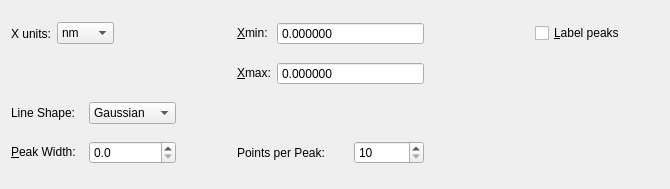
<?xml version="1.0" encoding="UTF-8"?>
<ui version="4.0">
 <class>Tab_UV</class>
 <widget class="QWidget" name="Tab_UV">
  <property name="geometry">
   <rect>
    <x>0</x>
    <y>0</y>
    <width>670</width>
    <height>189</height>
   </rect>
  </property>
  <property name="windowTitle">
   <string>Spectra Tab</string>
  </property>
  <layout class="QGridLayout" name="gridLayout">
   <item row="0" column="0">
    <widget class="QLabel" name="label_4">
     <property name="text">
      <string>X units:</string>
     </property>
    </widget>
   </item>
   <item row="0" column="1" colspan="2">
    <widget class="QComboBox" name="combo_XUnit">
     <item>
      <property name="text">
       <string>nm</string>
      </property>
     </item>
     <item>
      <property name="text">
       <string>eV</string>
      </property>
     </item>
     <item>
      <property name="text">
       <string>cm-1</string>
      </property>
     </item>
    </widget>
   </item>
   <item row="0" column="3">
    <spacer name="horizontalSpacer_4">
     <property name="orientation">
      <enum>Qt::Horizontal</enum>
     </property>
     <property name="sizeHint" stdset="0">
      <size>
       <width>21</width>
       <height>20</height>
      </size>
     </property>
    </spacer>
   </item>
   <item row="0" column="6">
    <widget class="QLabel" name="label_10">
     <property name="sizePolicy">
      <sizepolicy hsizetype="Fixed" vsizetype="Fixed">
       <horstretch>0</horstretch>
       <verstretch>0</verstretch>
      </sizepolicy>
     </property>
     <property name="text">
      <string>&amp;Xmin:</string>
     </property>
     <property name="buddy">
      <cstring>spin_FWHM</cstring>
     </property>
    </widget>
   </item>
   <item row="0" column="7" colspan="2">
    <widget class="QDoubleSpinBox" name="spin_Xmin">
     <property name="sizePolicy">
      <sizepolicy hsizetype="Minimum" vsizetype="Fixed">
       <horstretch>0</horstretch>
       <verstretch>0</verstretch>
      </sizepolicy>
     </property>
     <property name="buttonSymbols">
      <enum>QAbstractSpinBox::NoButtons</enum>
     </property>
     <property name="keyboardTracking">
      <bool>false</bool>
     </property>
     <property name="decimals">
      <number>6</number>
     </property>
     <property name="maximum">
      <double>1000000000.000000000000000</double>
     </property>
     <property name="singleStep">
      <double>0.000001000000000</double>
     </property>
    </widget>
   </item>
   <item row="0" column="9">
    <spacer name="horizontalSpacer_2">
     <property name="orientation">
      <enum>Qt::Horizontal</enum>
     </property>
     <property name="sizeHint" stdset="0">
      <size>
       <width>117</width>
       <height>20</height>
      </size>
     </property>
    </spacer>
   </item>
   <item row="0" column="10">
    <widget class="QCheckBox" name="cb_labelPeaks">
     <property name="sizePolicy">
      <sizepolicy hsizetype="Fixed" vsizetype="Fixed">
       <horstretch>0</horstretch>
       <verstretch>0</verstretch>
      </sizepolicy>
     </property>
     <property name="text">
      <string>&amp;Label peaks</string>
     </property>
     <property name="checked">
      <bool>false</bool>
     </property>
    </widget>
   </item>
   <item row="0" column="11">
    <spacer name="horizontalSpacer">
     <property name="orientation">
      <enum>Qt::Horizontal</enum>
     </property>
     <property name="sizeHint" stdset="0">
      <size>
       <width>40</width>
       <height>20</height>
      </size>
     </property>
    </spacer>
   </item>
   <item row="1" column="0" colspan="5">
    <spacer name="horizontalSpacer_5">
     <property name="orientation">
      <enum>Qt::Horizontal</enum>
     </property>
     <property name="sizeHint" stdset="0">
      <size>
       <width>198</width>
       <height>20</height>
      </size>
     </property>
    </spacer>
   </item>
   <item row="1" column="6">
    <widget class="QLabel" name="label_11">
     <property name="sizePolicy">
      <sizepolicy hsizetype="Fixed" vsizetype="Fixed">
       <horstretch>0</horstretch>
       <verstretch>0</verstretch>
      </sizepolicy>
     </property>
     <property name="text">
      <string>&amp;Xmax:</string>
     </property>
     <property name="buddy">
      <cstring>spin_FWHM</cstring>
     </property>
    </widget>
   </item>
   <item row="1" column="7" colspan="2">
    <widget class="QDoubleSpinBox" name="spin_Xmax">
     <property name="sizePolicy">
      <sizepolicy hsizetype="Minimum" vsizetype="Fixed">
       <horstretch>0</horstretch>
       <verstretch>0</verstretch>
      </sizepolicy>
     </property>
     <property name="buttonSymbols">
      <enum>QAbstractSpinBox::NoButtons</enum>
     </property>
     <property name="keyboardTracking">
      <bool>false</bool>
     </property>
     <property name="decimals">
      <number>6</number>
     </property>
     <property name="maximum">
      <double>1000000000.000000000000000</double>
     </property>
     <property name="singleStep">
      <double>0.000001000000000</double>
     </property>
    </widget>
   </item>
   <item row="1" column="10" rowspan="2" colspan="2">
    <spacer name="verticalSpacer_2">
     <property name="orientation">
      <enum>Qt::Vertical</enum>
     </property>
     <property name="sizeHint" stdset="0">
      <size>
       <width>20</width>
       <height>66</height>
      </size>
     </property>
    </spacer>
   </item>
   <item row="2" column="0" colspan="2">
    <widget class="QLabel" name="label_2">
     <property name="text">
      <string>Line Shape:</string>
     </property>
    </widget>
   </item>
   <item row="2" column="2" colspan="2">
    <widget class="QComboBox" name="combo_lineShape">
     <item>
      <property name="text">
       <string>Gaussian</string>
      </property>
     </item>
     <item>
      <property name="text">
       <string>Lorentzian</string>
      </property>
     </item>
    </widget>
   </item>
   <item row="2" column="4">
    <spacer name="horizontalSpacer_6">
     <property name="orientation">
      <enum>Qt::Horizontal</enum>
     </property>
     <property name="sizeHint" stdset="0">
      <size>
       <width>1</width>
       <height>20</height>
      </size>
     </property>
    </spacer>
   </item>
   <item row="2" column="5" rowspan="2">
    <spacer name="verticalSpacer">
     <property name="orientation">
      <enum>Qt::Vertical</enum>
     </property>
     <property name="sizeHint" stdset="0">
      <size>
       <width>20</width>
       <height>66</height>
      </size>
     </property>
    </spacer>
   </item>
   <item row="2" column="6" colspan="3">
    <spacer name="horizontalSpacer_3">
     <property name="orientation">
      <enum>Qt::Horizontal</enum>
     </property>
     <property name="sizeHint" stdset="0">
      <size>
       <width>212</width>
       <height>20</height>
      </size>
     </property>
    </spacer>
   </item>
   <item row="3" column="0" colspan="2">
    <widget class="QLabel" name="label_9">
     <property name="sizePolicy">
      <sizepolicy hsizetype="Fixed" vsizetype="Fixed">
       <horstretch>0</horstretch>
       <verstretch>0</verstretch>
      </sizepolicy>
     </property>
     <property name="text">
      <string>&amp;Peak Width:</string>
     </property>
     <property name="buddy">
      <cstring>spin_FWHM</cstring>
     </property>
    </widget>
   </item>
   <item row="3" column="2" colspan="2">
    <widget class="QDoubleSpinBox" name="spin_FWHM">
     <property name="sizePolicy">
      <sizepolicy hsizetype="Minimum" vsizetype="Fixed">
       <horstretch>0</horstretch>
       <verstretch>0</verstretch>
      </sizepolicy>
     </property>
     <property name="keyboardTracking">
      <bool>false</bool>
     </property>
     <property name="decimals">
      <number>1</number>
     </property>
     <property name="maximum">
      <double>1000.000000000000000</double>
     </property>
     <property name="singleStep">
      <double>0.500000000000000</double>
     </property>
    </widget>
   </item>
   <item row="3" column="4">
    <spacer name="horizontalSpacer_7">
     <property name="orientation">
      <enum>Qt::Horizontal</enum>
     </property>
     <property name="sizeHint" stdset="0">
      <size>
       <width>1</width>
       <height>20</height>
      </size>
     </property>
    </spacer>
   </item>
   <item row="3" column="6" colspan="2">
    <widget class="QLabel" name="label">
     <property name="text">
      <string>Points per Peak:</string>
     </property>
    </widget>
   </item>
   <item row="3" column="8">
    <widget class="QSpinBox" name="spin_nPoints">
     <property name="keyboardTracking">
      <bool>false</bool>
     </property>
     <property name="minimum">
      <number>10</number>
     </property>
     <property name="maximum">
      <number>25</number>
     </property>
    </widget>
   </item>
  </layout>
 </widget>
 <resources/>
 <connections/>
</ui>
